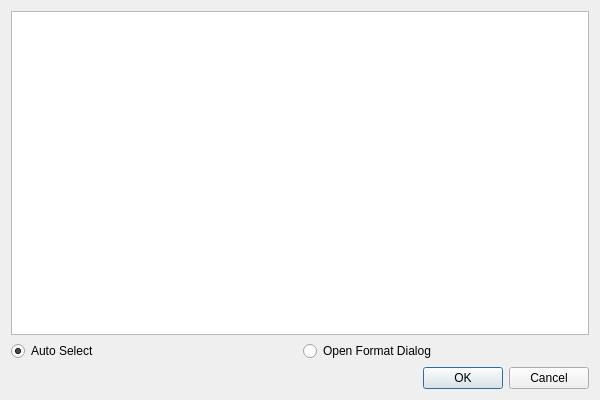
<?xml version="1.0" encoding="UTF-8"?>
<ui version="4.0">
 <class>DeviceDialog</class>
 <widget class="QDialog" name="DeviceDialog">
  <property name="geometry">
   <rect>
    <x>0</x>
    <y>0</y>
    <width>600</width>
    <height>400</height>
   </rect>
  </property>
  <property name="windowTitle">
   <string>Open Device</string>
  </property>
  <layout class="QVBoxLayout" name="verticalLayout">
   <item>
    <widget class="QListWidget" name="listWidget">
     <property name="editTriggers">
      <set>QAbstractItemView::NoEditTriggers</set>
     </property>
     <property name="tabKeyNavigation">
      <bool>true</bool>
     </property>
     <property name="dragDropMode">
      <enum>QAbstractItemView::NoDragDrop</enum>
     </property>
     <property name="defaultDropAction">
      <enum>Qt::IgnoreAction</enum>
     </property>
     <property name="selectionBehavior">
      <enum>QAbstractItemView::SelectItems</enum>
     </property>
     <property name="iconSize">
      <size>
       <width>100</width>
       <height>100</height>
      </size>
     </property>
     <property name="textElideMode">
      <enum>Qt::ElideLeft</enum>
     </property>
     <property name="movement">
      <enum>QListView::Static</enum>
     </property>
     <property name="flow">
      <enum>QListView::LeftToRight</enum>
     </property>
     <property name="resizeMode">
      <enum>QListView::Adjust</enum>
     </property>
     <property name="layoutMode">
      <enum>QListView::Batched</enum>
     </property>
     <property name="viewMode">
      <enum>QListView::IconMode</enum>
     </property>
     <property name="uniformItemSizes">
      <bool>true</bool>
     </property>
     <property name="selectionRectVisible">
      <bool>false</bool>
     </property>
     <property name="sortingEnabled">
      <bool>true</bool>
     </property>
    </widget>
   </item>
   <item>
    <layout class="QHBoxLayout" name="horizontalLayout">
     <item>
      <widget class="QRadioButton" name="button_auto">
       <property name="text">
        <string>Auto Select</string>
       </property>
       <property name="checked">
        <bool>true</bool>
       </property>
       <attribute name="buttonGroup">
        <string notr="true">caps_handling_group</string>
       </attribute>
      </widget>
     </item>
     <item>
      <widget class="QRadioButton" name="button_dialog">
       <property name="text">
        <string>Open Format Dialog</string>
       </property>
       <attribute name="buttonGroup">
        <string notr="true">caps_handling_group</string>
       </attribute>
      </widget>
     </item>
    </layout>
   </item>
   <item alignment="Qt::AlignBottom">
    <widget class="QDialogButtonBox" name="buttonBox">
     <property name="orientation">
      <enum>Qt::Horizontal</enum>
     </property>
     <property name="standardButtons">
      <set>QDialogButtonBox::Cancel|QDialogButtonBox::Ok</set>
     </property>
    </widget>
   </item>
  </layout>
 </widget>
 <resources/>
 <connections>
  <connection>
   <sender>buttonBox</sender>
   <signal>accepted()</signal>
   <receiver>DeviceDialog</receiver>
   <slot>accept()</slot>
   <hints>
    <hint type="sourcelabel">
     <x>248</x>
     <y>254</y>
    </hint>
    <hint type="destinationlabel">
     <x>157</x>
     <y>274</y>
    </hint>
   </hints>
  </connection>
  <connection>
   <sender>buttonBox</sender>
   <signal>rejected()</signal>
   <receiver>DeviceDialog</receiver>
   <slot>reject()</slot>
   <hints>
    <hint type="sourcelabel">
     <x>316</x>
     <y>260</y>
    </hint>
    <hint type="destinationlabel">
     <x>286</x>
     <y>274</y>
    </hint>
   </hints>
  </connection>
 </connections>
 <buttongroups>
  <buttongroup name="caps_handling_group"/>
 </buttongroups>
</ui>
